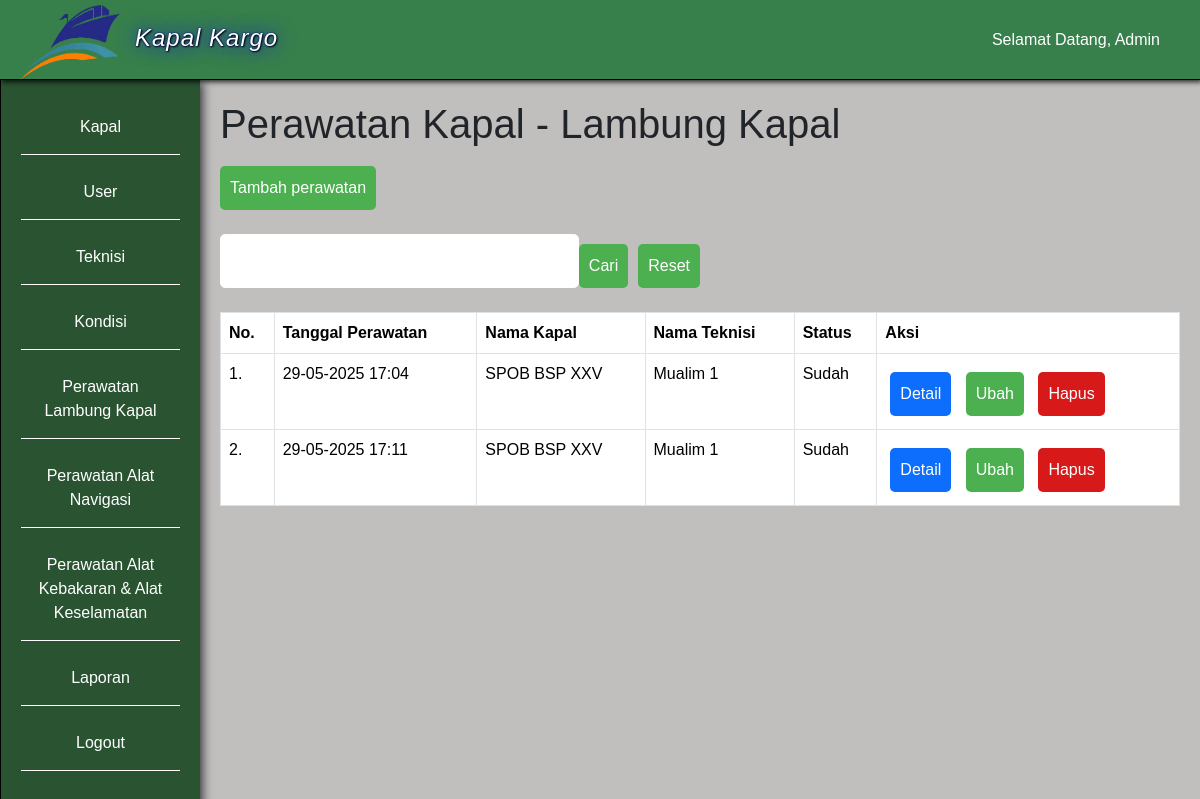
/perawatan.php?id_jenis_perawatan=1 (signed in), run on an earlier commit of the app's database.
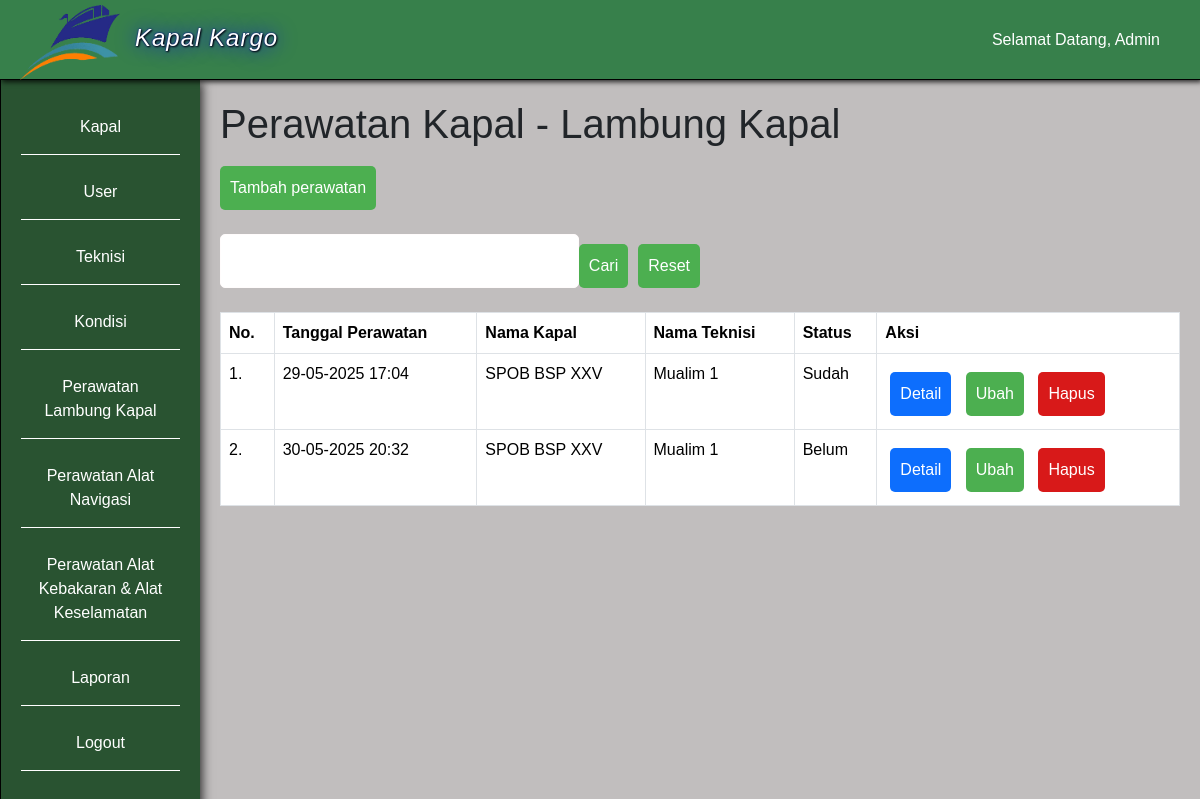
And on a later commit of the database.
### tables this page shows
CREATE TABLE `user` (
  `id_user` int(11) NOT NULL,
  `nama_lengkap` varchar(50) NOT NULL,
  `username` varchar(50) NOT NULL,
  `password` varchar(255) NOT NULL,
  `role` enum('Administrator','Operator') NOT NULL
);

CREATE TABLE `jenis_perawatan` (
  `id_jenis_perawatan` int(11) NOT NULL,
  `jenis_perawatan` varchar(100) NOT NULL
);

CREATE TABLE `perawatan` (
  `id_perawatan` int(11) NOT NULL,
  `id_kapal` int(11) NOT NULL,
  `id_teknisi` int(11) NOT NULL,
  `id_jenis_perawatan` int(11) NOT NULL,
  `tanggal_perawatan` datetime NOT NULL,
  `status` enum('Sudah','Belum') DEFAULT NULL
);

CREATE TABLE `kapal` (
  `id_kapal` int(11) NOT NULL,
  `nama_kapal` varchar(255) NOT NULL,
  `foto_kapal` text NOT NULL
);

CREATE TABLE `teknisi` (
  `id_teknisi` int(11) NOT NULL,
  `nama` varchar(50) NOT NULL,
  `jabatan` varchar(50) NOT NULL,
  `id_jenis_perawatan` int(11) NOT NULL
);

### perawatan.php (the view, shortened to what this page needs)
<?php
    include 'koneksi.php';
    $link = mysqli_query($conn, "SELECT * FROM jenis_perawatan");
    if (!isset($_GET['id_jenis_perawatan'])) {
        $row = mysqli_fetch_assoc($link);
        $id_jenis_perawatan = $row['id_jenis_perawatan'];
        header('Location: perawatan.php?id_jenis_perawatan=' . $id_jenis_perawatan);
        exit;
    } else {
        $id_jenis_perawatan = $_GET['id_jenis_perawatan'];
    }
    $jenis_perawatan = mysqli_fetch_assoc(mysqli_query($conn, "SELECT * FROM jenis_perawatan WHERE id_jenis_perawatan = '$id_jenis_perawatan'"));
    $id_user = $_SESSION['id_user'];
    $dataUser = mysqli_fetch_assoc(mysqli_query($conn, "SELECT * FROM user WHERE id_user = '$id_user'"));
    $perawatan = mysqli_query($conn, "SELECT * FROM perawatan INNER JOIN kapal ON perawatan.id_kapal = kapal.id_kapal INNER JOIN teknisi ON perawatan.id_teknisi = teknisi.id_teknisi INNER JOIN jenis_perawatan ON perawatan.id_jenis_perawatan = jenis_perawatan.id_jenis_perawatan WHERE perawatan.id_jenis_perawatan = '$id_jenis_perawatan' ORDER BY tanggal_perawatan ASC");
?>
<!doctype html>
<html lang="en">
  <head>
    <link href="https://cdn.jsdelivr.net/npm/bootstrap@5.3.3/dist/css/bootstrap.min.css" rel="stylesheet">
    <link rel="stylesheet" href="style.css">
  </head>
  <body>
  <?php include 'top-side-bar.php'; ?>
    <div class="main">
    <h1>Perawatan Kapal - <?= $jenis_perawatan['jenis_perawatan']; ?></h1>
        <a href="tambah_perawatan.php?id_jenis_perawatan=<?= $id_jenis_perawatan; ?>" class="btn">Tambah perawatan</a>
        <br>
        <br>
        <form method="post" style="display: flex; flex-direction: row; width: 50%;">
            <input type="text" id="cari" name="cari" class="input" required>
            <button type="submit" name="btnCari" class="btn">Cari</button>
            <a href="perawatan.php" class="btn" style="margin-left: 10px;">Reset</a>
        </form>
        <br>
        <table class="table table-bordered">
            <thead>
                <tr>
                    <th>No.</th>
                    <th>Tanggal Perawatan</th>
                    <th>Nama Kapal</th>
                    <th>Nama Teknisi</th>
                    <th>Status</th>
                    <th>Aksi</th>
                </tr>
            </thead>
            <tbody>
                <?php $i = 1; ?>
                <?php foreach ($perawatan as $data_perawatan) : ?>
                    <tr>
                        <td><?= $i++; ?>.</td>
                        <td><?= date('d-m-Y H:i', strtotime($data_perawatan['tanggal_perawatan'])); ?></td>
                        <td><?= $data_perawatan['nama_kapal']; ?></td>
                        <td><?= $data_perawatan['nama']; ?></td>
                        <td><?= $data_perawatan['status']; ?></td>
                        <td>
                            <a href="detail_perawatan.php?id_perawatan=<?= $data_perawatan['id_perawatan']; ?>" class="btn bg-primary margin-5px">Detail</a>
                            <a href="ubah_perawatan.php?id_perawatan=<?= $data_perawatan['id_perawatan']; ?>&id_jenis_perawatan=<?= $id_jenis_perawatan; ?>" class="btn margin-5px">Ubah</a>
                            <a onclick="return confirm('Apakah Anda yakin ingin menghapus perawatan?')" href="hapus_perawatan.php?id_perawatan=<?= $data_perawatan['id_perawatan']; ?>&id_jenis_perawatan=<?= $id_jenis_perawatan; ?>" class="btn margin-5px bg-red">Hapus</a>
                        </td>
                    </tr>
                <?php endforeach ?>
            </tbody>
        </table>
    </div>
  </body>
</html>

### top-side-bar.php
<div class="topbar" style="z-index: 9999;">
    <div class="logo">
        <img src="foto/logo.png" alt="logo kapal">
        <a href="index.php">Kapal Kargo</a>
    </div>
    <nav>
        <ul>
            <li><a href="#">Selamat Datang, <?= $dataUser['nama_lengkap']; ?> </a></li>
        </ul>
    </nav>
</div>
<div class="sidebar">
    <ul>
        <li><a href="kapal.php">Kapal</a></li>
        <?php if ($dataUser['role'] == 'Administrator'): ?>
            <li><a href="user.php">User</a></li>
            <li><a href="teknisi.php">Teknisi</a></li>
            <li><a href="kondisi.php">Kondisi</a></li>
        <?php endif ?>
        <?php
            $sidebar_jenis_perawatan = mysqli_query($conn, "SELECT * FROM jenis_perawatan");
         ?>
        <?php foreach ($sidebar_jenis_perawatan as $data_sidebar_jenis_perawatan): ?>
            <li><a href="perawatan.php?id_jenis_perawatan=<?= $data_sidebar_jenis_perawatan['id_jenis_perawatan']; ?>">Perawatan <?= $data_sidebar_jenis_perawatan['jenis_perawatan']; ?></a></li>
        <?php endforeach ?>
        <li><a href="laporan.php">Laporan</a></li>
        <li><a href="logout.php">Logout</a></li>
    </ul>
</div>

### style.css (style rules this page uses)
body { font-family: Arial, sans-serif; background-color: #c1bebe; margin: 0; }
.input { padding: 10px; border: 1px solid #fffcfc; border-radius: 5px; font-size: 16px; width: 100%; }
.margin-5px { margin: 5px; }
.btn { margin-top: 10px; display: inline-block; padding: 10px; border: none; border-radius: 5px; background-color: #4CAF50; color: #fff; font-size: 16px; cursor: pointer; text-decoration: none; }
.bg-red { background-color: rgb(216, 25, 25); }
.topbar { background-color: rgb(55, 128, 75); color: #fff; display: flex; align-items: center; padding: 20px; position: fixed; width: 100%; height: 80px; border-bottom: 1px solid black; box-shadow: 2px 2px 5px rgba(0,0,0,0.8); }
.logo { font-size: 24px; font-weight: 500; margin-right: auto; }
.logo img { width: 100px; height: 75px; margin-top: 5px; margin-right: 15px; float: left; }
.logo a { display: inline-block; margin-top: 20px; font-family:impact, sans-serif; letter-spacing: 1px; text-shadow: 1px 1px 2px black, 0 0 20px blue, 0 0 2px darkblue; font-style: italic; text-decoration: none; color: white; }
nav ul { list-style: none; margin: 0; padding: 0; display: flex; }
nav li { margin-right: 20px; }
nav a { color: #fff; text-decoration: none; font-size: 16px; }
.sidebar { background-color: #295331; color: #fff; height: 100vh; width: 200px; position: fixed; left: 0; padding: 20px; top: 80px; border-left: 1px solid black; box-shadow: 2px 2px 10px rgba(0,0,0,0.8); }
.sidebar ul { list-style: none; margin: 0; padding: 0; }
.sidebar li { border-bottom: 1px solid white; margin-bottom: 10px; text-align: center; }
.sidebar a { display: inline-block; color: #fff; text-decoration: none; font-size: 16px; width: 100%; padding: 15px; margin: auto; }
.main { padding-left: 220px; padding-right: 20px; padding-bottom: 20px; padding-top: 100px; }

What changed in the data, as far as the page shows it:
removed perawatan: tanggal_perawatan "29-05-2025 17:11", id_kapal.nama_kapal "SPOB BSP XXV", id_teknisi.nama "Mualim 1", status "Sudah"
added perawatan: tanggal_perawatan "30-05-2025 20:32", id_kapal.nama_kapal "SPOB BSP XXV", id_teknisi.nama "Mualim 1", status "Belum"
